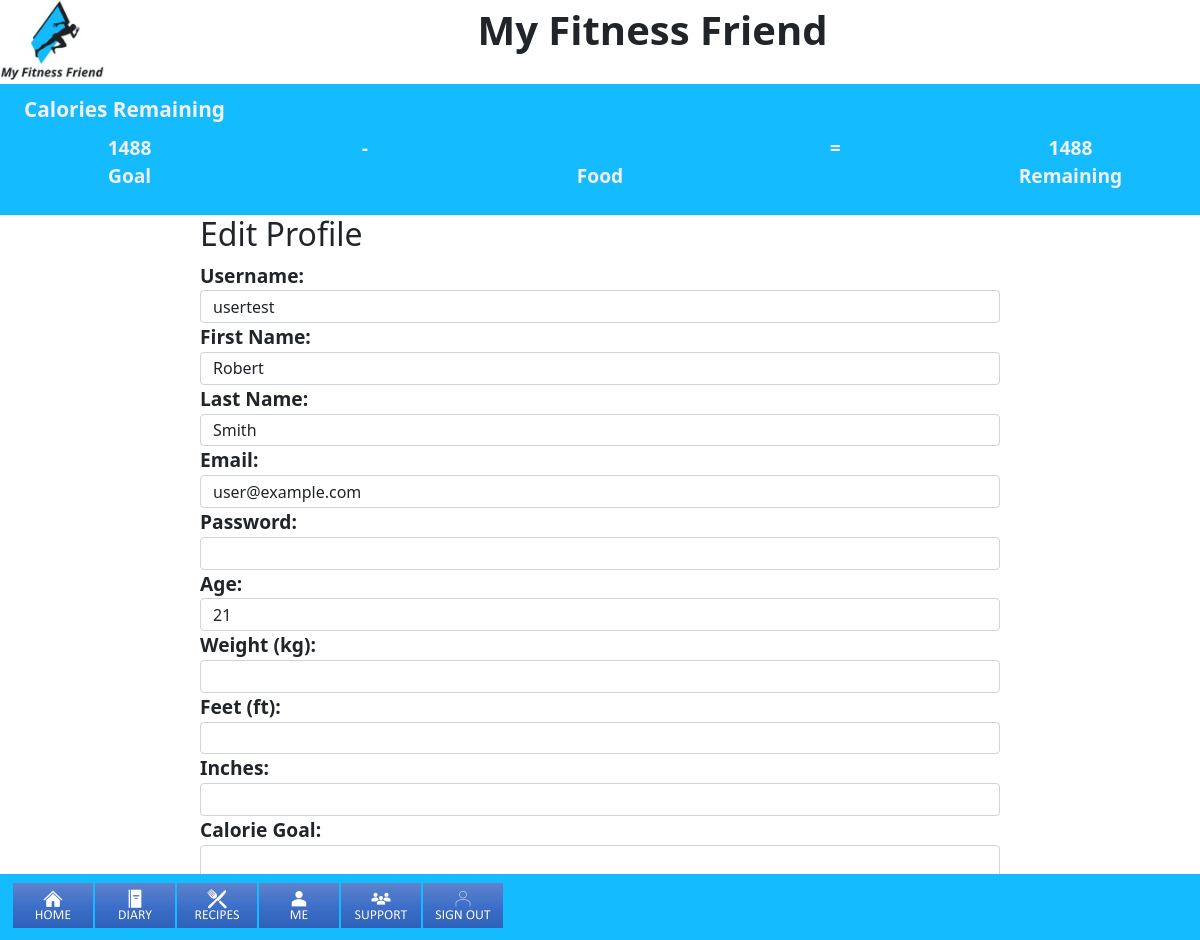
The app's page /edit_profile.php (signed in), older data.
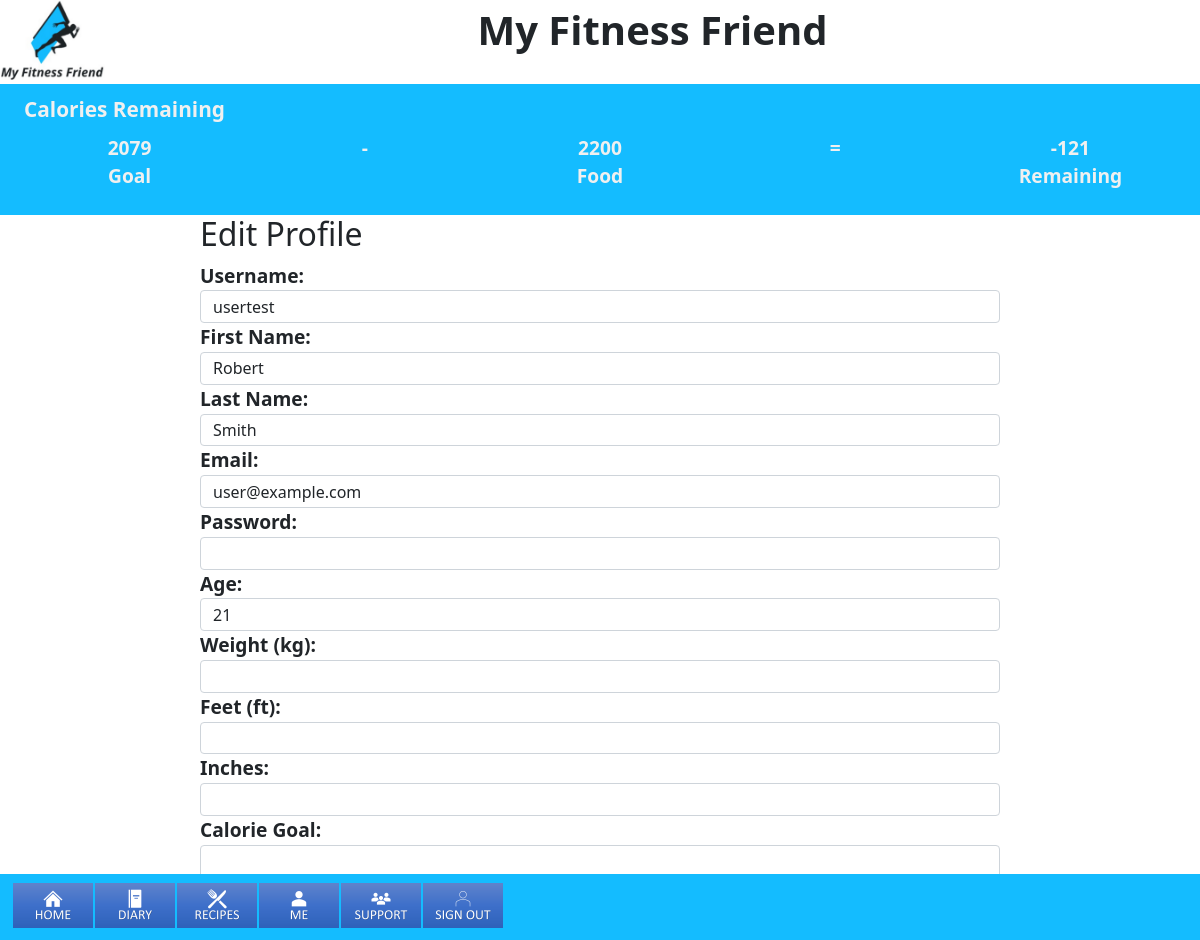
The same page, newer data.
### tables this page shows
CREATE TABLE `users` (
  `uid` int(11) NOT NULL,
  `username` varchar(32) DEFAULT NULL,
  `password` varchar(64) DEFAULT NULL,
  `firstname` varchar(64) DEFAULT NULL,
  `lastname` varchar(64) DEFAULT NULL,
  `email` varchar(128) DEFAULT NULL,
  `age` smallint(3) DEFAULT NULL,
  `gender` varchar(6) DEFAULT NULL,
  `start_weight` int(3) DEFAULT NULL,
  `current_weight` int(3) DEFAULT NULL,
  `goal_weight` int(3) DEFAULT NULL,
  `height` int(3) DEFAULT NULL,
  `unit1` varchar(32) DEFAULT NULL,
  `unit2` varchar(32) DEFAULT NULL,
  `mentor1` int(3) DEFAULT NULL,
  `mentor2` int(3) DEFAULT NULL,
  `mentor3` int(3) DEFAULT NULL,
  `calorie_intake` int(5) DEFAULT NULL
);

### edit_profile.php (the view, shortened to what the changed rows need)
<?php
include 'header.php';
$show_edit_form = true;
  $connection = mysqli_connect("localhost","root","");
  $username = "";
  $firstname = "";
  $lastname = "";
  $email = "";
  $password = "";
  $age = "";
  $weight = "";
  $feet = "";
  $inches = "";
  $calorie_goal = "";
  $query = "SELECT * FROM users WHERE uid = '$_SESSION[uid]'";
  $query_run = mysqli_query($connection,$query);
  while($row = mysqli_fetch_assoc($query_run)){
    $username = $row['username'];
    $firstname = $row['firstname'];
    $lastname = $row['lastname'];
    $email = $row['email'];
    $age = $row['age'];
    $weight = $row['weight'];
    $feet = $row['feet'];
    $inches = $row['inches'];
    $calorie_goal = $row['calorie_goal'];
  }
  if ($show_edit_form) {
?>
      <div class="col-md-8 m-auto block" id="main_content">
      <h2>Edit Profile</h2>
      <form action="" method="post">
      <div class="form-group form-group-position">
        <label>Username:</label>
        <input type="text" class="form-control" name="username" minlength="1" maxlength="32" value="<?php echo $username;?>" required>
      </div>
      <div class="form-group form-group-position">
        <label>First Name:</label>
        <input type="text" class="form-control" name="firstname" minlength="1" maxlength="64" value="<?php echo $firstname;?>" required>
      </div>
      <div class="form-group form-group-position">
        <label>Last Name:</label>
        <input type="text" class="form-control" name="lastname" minlength="1" maxlength="64" value="<?php echo $lastname;?>" required>
      </div>
      <div class="form-group form-group-position">
        <label>Email:</label>
        <input type="email" class="form-control" name="email" minlength="1" maxlength="128" value="<?php echo $email;?>" required>
      </div>
      <div class="form-group form-group-position">
        <label>Password:</label>
        <input type="password" class="form-control" name="password" minlength="1" maxlength="64" value="<?php echo $password;?>" required>
      </div>
      <div class="form-group form-group-position">
        <label>Age:</label>
        <input type="number" class="form-control" name="age" minlength="1" maxlength="3" value="<?php echo $age;?>" required>
      </div>
      <div class="form-group form-group-position">
        <label>Weight (kg):</label>
        <input type="text" class="form-control" name="weight" minlength="1" maxlength="32" value="<?php echo $weight;?>" required>
      </div>
      <div class="form-group form-group-position">
        <label>Feet (ft):</label>
        <input type="text" class="form-control" name="feet" minlength="1" maxlength="40" value="<?php echo $feet;?>" required>
      </div>
      <div class="form-group form-group-position">
        <label>Inches:</label>
        <input type="text" class="form-control" name="inches" minlength="1" maxlength="2" value="<?php echo $inches;?>" required>
      </div>
      <div class="form-group form-group-position">
        <label>Calorie Goal:</label>
        <input type="text" class="form-control" name="calorie_goal" minlength="1" maxlength="5" value="<?php echo $calorie_goal;?>" required>
      </div><br>
      <button type="submit" name="post" class="btn btn-success">Update</button>
      </form>
      </div>
<?php
  }
include 'footer.php';
?>

### interface.php (shortened to what the changed rows need)
 <?php
if (isset($_SESSION['username'])) {
  $connection = mysqli_connect("localhost","root","");
  $calorieQuery = "SELECT SUM(calorie_intake) FROM calories WHERE uid = '$_SESSION[uid]' AND date(datetime) = curdate();";
  $calorieResult = mysqli_query($connection, $calorieQuery);
  $crTemp = mysqli_fetch_array($calorieResult);
  $cr = $crTemp[0];
  $query = "SELECT * FROM users WHERE uid = '$_SESSION[uid]'";
  $result = mysqli_query($connection, $query);
  while ($row = mysqli_fetch_assoc($result)) {
    $sw = $row['start_weight'];
    $cw = $row['current_weight'];
    $gw = $row['goal_weight'];
  }
  $result1 = $cw * 2.205;
  $result2 = $result1 * 15;
  $x = $sw - $gw;
  $y = $sw - $cw;
  $z = $y / $x;
  $offset = 1 - $z;
  $reduction = $offset / 2;
  $reduction2 = $result2 * $reduction;
  $ci = round($result2 - $reduction2);
  $ri = round($ci - $cr);
  echo <<<INTERFACE
  <div class="container-fluid" id="calorie">
    <legend class="title">Calories Remaining</legend>
    <div class="row">
      <div class="col">
        <label>{$ci}<br>Goal</label>
      </div>
      <div class="col">
        <label>-</label>
      </div>
      <div class="col">
        <label>{$cr}<br>
        Food</label>
      </div>
      <div class="col">
        <label>=</label>
      </div>
      <div class="col">
        <label>{$ri}<br>
        Remaining</label>
      </div>
    </div>
  </div>
  INTERFACE;
  echo <<<NAV
  <nav class="navbar navbar-default" id="UserNav">
    <span class="container-fluid">
    <ul class="nav nav-pills navbar-right">
          <li class="nav-item">
            <a class="nav-link" href="home.php">
              <img src="img/home.png" width="80" alt="Home nav button">
            </a>
          </li>
          <li class="nav-item">
            <a class="nav-link" href="diary.php">
              <img src="img/diary.png" width="80" alt="Diary nav button">
            </a>
          </li>
          <li class="nav-item">
            <a class="nav-link" href="recipes.php">
              <img src="img/recipes.png" width="80" alt="Recipes nav button">
            </a>
          </li>
          <li class="nav-item">
            <a class="nav-link" href="me.php">
              <img src="img/me.png" width="80" alt="Me nav button">
            </a>
          </li>
          <li class="nav-item">
            <a class="nav-link" href="support.php">
              <img src="img/support.png" width="80" alt="Support nav button">
            </a>
          </li>
          <li class="nav-item">
            <a class="nav-link" href="sign_out.php">
              <img src="img/signOut.png" width="80" alt="Sign Out nav button">
            </a>
          </li>
        </ul>
    </span>
  </nav>
  NAV;
}
?>

Row changes from the older to the newer data that the page shows:
changed users "usertest": ci "1488" → "2079"; ri "1488" → (not shown)
Text that changed along with them:
$cr: (not shown) → "2200"
$ri: (not shown) → "-121"
